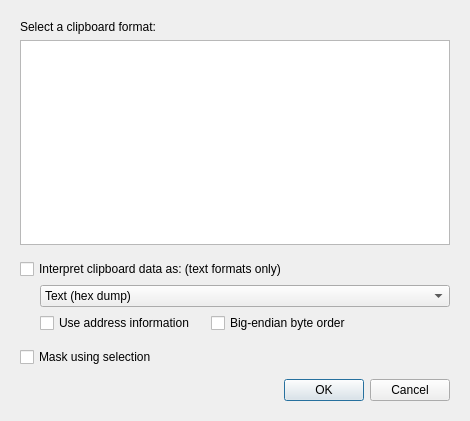
<?xml version="1.0" encoding="UTF-8"?>
<ui version="4.0">
 <class>PasteSpecialDialog</class>
 <widget class="QDialog" name="PasteSpecialDialog">
  <property name="geometry">
   <rect>
    <x>0</x>
    <y>0</y>
    <width>470</width>
    <height>421</height>
   </rect>
  </property>
  <property name="windowTitle">
   <string>Paste Special</string>
  </property>
  <property name="sizeGripEnabled">
   <bool>false</bool>
  </property>
  <property name="modal">
   <bool>true</bool>
  </property>
  <layout class="QVBoxLayout" name="verticalLayout">
   <property name="spacing">
    <number>0</number>
   </property>
   <property name="leftMargin">
    <number>20</number>
   </property>
   <property name="topMargin">
    <number>20</number>
   </property>
   <property name="rightMargin">
    <number>20</number>
   </property>
   <property name="bottomMargin">
    <number>20</number>
   </property>
   <item>
    <widget class="QLabel" name="labelClip">
     <property name="text">
      <string>Select a clipboard format:</string>
     </property>
    </widget>
   </item>
   <item>
    <spacer>
     <property name="orientation">
      <enum>Qt::Orientation::Vertical</enum>
     </property>
     <property name="sizeType">
      <enum>QSizePolicy::Policy::Fixed</enum>
     </property>
     <property name="sizeHint" stdset="0">
      <size>
       <width>0</width>
       <height>6</height>
      </size>
     </property>
    </spacer>
   </item>
   <item>
    <widget class="QListWidget" name="listClipFormats">
     <property name="sizePolicy">
      <sizepolicy hsizetype="Expanding" vsizetype="Expanding">
       <horstretch>0</horstretch>
       <verstretch>1</verstretch>
      </sizepolicy>
     </property>
     <property name="alternatingRowColors">
      <bool>false</bool>
     </property>
    </widget>
   </item>
   <item>
    <spacer>
     <property name="orientation">
      <enum>Qt::Orientation::Vertical</enum>
     </property>
     <property name="sizeType">
      <enum>QSizePolicy::Policy::Fixed</enum>
     </property>
     <property name="sizeHint" stdset="0">
      <size>
       <width>0</width>
       <height>14</height>
      </size>
     </property>
    </spacer>
   </item>
   <item>
    <widget class="QCheckBox" name="checkInterpret">
     <property name="text">
      <string>Interpret clipboard data as: (text formats only)</string>
     </property>
    </widget>
   </item>
   <item>
    <spacer>
     <property name="orientation">
      <enum>Qt::Orientation::Vertical</enum>
     </property>
     <property name="sizeType">
      <enum>QSizePolicy::Policy::Fixed</enum>
     </property>
     <property name="sizeHint" stdset="0">
      <size>
       <width>0</width>
       <height>6</height>
      </size>
     </property>
    </spacer>
   </item>
   <item>
    <layout class="QHBoxLayout" name="hboxFormat">
     <property name="leftMargin">
      <number>20</number>
     </property>
     <item>
      <widget class="MenuComboBox" name="comboFormat">
       <property name="sizePolicy">
        <sizepolicy hsizetype="Expanding" vsizetype="Fixed">
         <horstretch>0</horstretch>
         <verstretch>0</verstretch>
        </sizepolicy>
       </property>
       <item>
        <property name="text">
         <string>Text (hex dump)</string>
        </property>
       </item>
       <item>
        <property name="text">
         <string>Raw Hex Bytes</string>
        </property>
       </item>
       <item>
        <property name="text">
         <string>HTML</string>
        </property>
       </item>
       <item>
        <property name="text">
         <string>C/C++ Source</string>
        </property>
       </item>
       <item>
        <property name="text">
         <string>Assembler</string>
        </property>
       </item>
       <item>
        <property name="text">
         <string>Intel Hex Records</string>
        </property>
       </item>
       <item>
        <property name="text">
         <string>Motorola S-Records</string>
        </property>
       </item>
       <item>
        <property name="text">
         <string>Base64</string>
        </property>
       </item>
       <item>
        <property name="text">
         <string>UUEncode</string>
        </property>
       </item>
      </widget>
     </item>
    </layout>
   </item>
   <item>
    <spacer>
     <property name="orientation">
      <enum>Qt::Orientation::Vertical</enum>
     </property>
     <property name="sizeType">
      <enum>QSizePolicy::Policy::Fixed</enum>
     </property>
     <property name="sizeHint" stdset="0">
      <size>
       <width>0</width>
       <height>6</height>
      </size>
     </property>
    </spacer>
   </item>
   <item>
    <layout class="QHBoxLayout" name="hboxSubOptions">
     <property name="spacing">
      <number>16</number>
     </property>
     <property name="leftMargin">
      <number>20</number>
     </property>
     <item>
      <widget class="QCheckBox" name="checkUseAddress">
       <property name="text">
        <string>Use address information</string>
       </property>
      </widget>
     </item>
     <item>
      <widget class="QCheckBox" name="checkBigEndian">
       <property name="text">
        <string>Big-endian byte order</string>
       </property>
      </widget>
     </item>
     <item>
      <spacer>
       <property name="orientation">
        <enum>Qt::Orientation::Horizontal</enum>
       </property>
       <property name="sizeHint" stdset="0">
        <size>
         <width>0</width>
         <height>0</height>
        </size>
       </property>
      </spacer>
     </item>
    </layout>
   </item>
   <item>
    <spacer>
     <property name="orientation">
      <enum>Qt::Orientation::Vertical</enum>
     </property>
     <property name="sizeType">
      <enum>QSizePolicy::Policy::Fixed</enum>
     </property>
     <property name="sizeHint" stdset="0">
      <size>
       <width>0</width>
       <height>14</height>
      </size>
     </property>
    </spacer>
   </item>
   <item>
    <widget class="QCheckBox" name="checkMaskSel">
     <property name="text">
      <string>Mask using selection</string>
     </property>
    </widget>
   </item>
   <item>
    <spacer>
     <property name="orientation">
      <enum>Qt::Orientation::Vertical</enum>
     </property>
     <property name="sizeType">
      <enum>QSizePolicy::Policy::Fixed</enum>
     </property>
     <property name="sizeHint" stdset="0">
      <size>
       <width>0</width>
       <height>12</height>
      </size>
     </property>
    </spacer>
   </item>
   <item>
    <widget class="QDialogButtonBox" name="buttonBox">
     <property name="orientation">
      <enum>Qt::Orientation::Horizontal</enum>
     </property>
     <property name="standardButtons">
      <set>QDialogButtonBox::StandardButton::Cancel|QDialogButtonBox::StandardButton::Ok</set>
     </property>
    </widget>
   </item>
  </layout>
 </widget>
 <customwidgets>
  <customwidget>
   <class>MenuComboBox</class>
   <extends>QComboBox</extends>
   <header>combos/menucombobox.h</header>
  </customwidget>
 </customwidgets>
 <resources/>
 <connections>
  <connection>
   <sender>buttonBox</sender>
   <signal>rejected()</signal>
   <receiver>PasteSpecialDialog</receiver>
   <slot>reject()</slot>
   <hints>
    <hint type="sourcelabel">
     <x>300</x>
     <y>320</y>
    </hint>
    <hint type="destinationlabel">
     <x>190</x>
     <y>340</y>
    </hint>
   </hints>
  </connection>
 </connections>
</ui>
